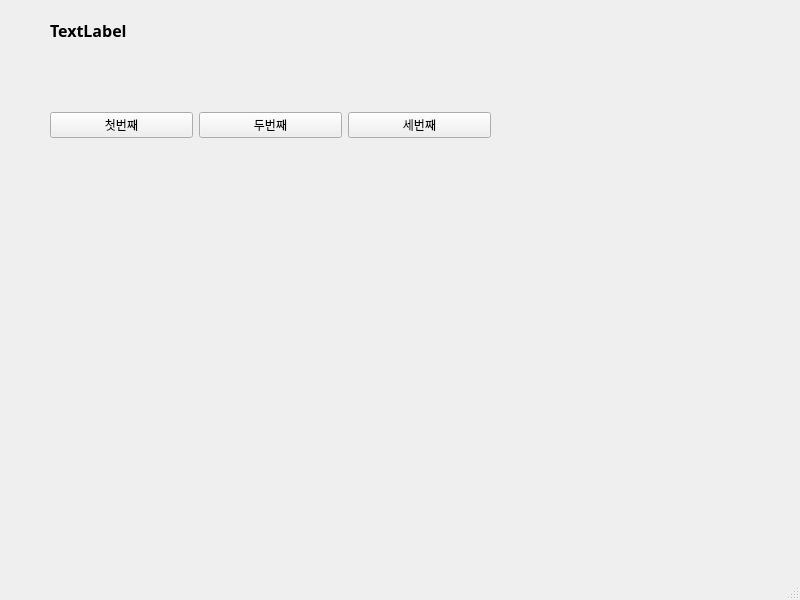
<?xml version="1.0" encoding="UTF-8"?>
<ui version="4.0">
 <class>MainWindow</class>
 <widget class="QMainWindow" name="MainWindow">
  <property name="geometry">
   <rect>
    <x>0</x>
    <y>0</y>
    <width>800</width>
    <height>600</height>
   </rect>
  </property>
  <property name="windowTitle">
   <string>MainWindow</string>
  </property>
  <widget class="QWidget" name="centralwidget">
   <widget class="QWidget" name="horizontalLayoutWidget">
    <property name="geometry">
     <rect>
      <x>50</x>
      <y>70</y>
      <width>441</width>
      <height>111</height>
     </rect>
    </property>
    <layout class="QHBoxLayout" name="horizontalLayout">
     <item>
      <widget class="QPushButton" name="pushButton">
       <property name="text">
        <string>첫번째</string>
       </property>
      </widget>
     </item>
     <item>
      <widget class="QPushButton" name="pushButton_3">
       <property name="text">
        <string>두번째</string>
       </property>
      </widget>
     </item>
     <item>
      <widget class="QPushButton" name="pushButton_2">
       <property name="text">
        <string>세번째</string>
       </property>
      </widget>
     </item>
    </layout>
   </widget>
   <widget class="QLabel" name="label">
    <property name="geometry">
     <rect>
      <x>50</x>
      <y>10</y>
      <width>431</width>
      <height>41</height>
     </rect>
    </property>
    <property name="font">
     <font>
      <family>맑은 고딕</family>
      <pointsize>12</pointsize>
      <weight>75</weight>
      <bold>true</bold>
     </font>
    </property>
    <property name="text">
     <string>TextLabel</string>
    </property>
   </widget>
  </widget>
  <widget class="QMenuBar" name="menubar">
   <property name="geometry">
    <rect>
     <x>0</x>
     <y>0</y>
     <width>800</width>
     <height>22</height>
    </rect>
   </property>
  </widget>
  <widget class="QStatusBar" name="statusbar"/>
 </widget>
 <resources/>
 <connections>
  <connection>
   <sender>pushButton</sender>
   <signal>clicked()</signal>
   <receiver>MainWindow</receiver>
   <slot>firstClick()</slot>
   <hints>
    <hint type="sourcelabel">
     <x>118</x>
     <y>143</y>
    </hint>
    <hint type="destinationlabel">
     <x>119</x>
     <y>187</y>
    </hint>
   </hints>
  </connection>
  <connection>
   <sender>pushButton_3</sender>
   <signal>clicked()</signal>
   <receiver>MainWindow</receiver>
   <slot>secondClick()</slot>
   <hints>
    <hint type="sourcelabel">
     <x>298</x>
     <y>146</y>
    </hint>
    <hint type="destinationlabel">
     <x>252</x>
     <y>188</y>
    </hint>
   </hints>
  </connection>
  <connection>
   <sender>pushButton_2</sender>
   <signal>clicked()</signal>
   <receiver>MainWindow</receiver>
   <slot>thirdClick()</slot>
   <hints>
    <hint type="sourcelabel">
     <x>448</x>
     <y>150</y>
    </hint>
    <hint type="destinationlabel">
     <x>417</x>
     <y>186</y>
    </hint>
   </hints>
  </connection>
 </connections>
 <slots>
  <slot>firstClick()</slot>
  <slot>secondClick()</slot>
  <slot>thirdClick()</slot>
 </slots>
</ui>
